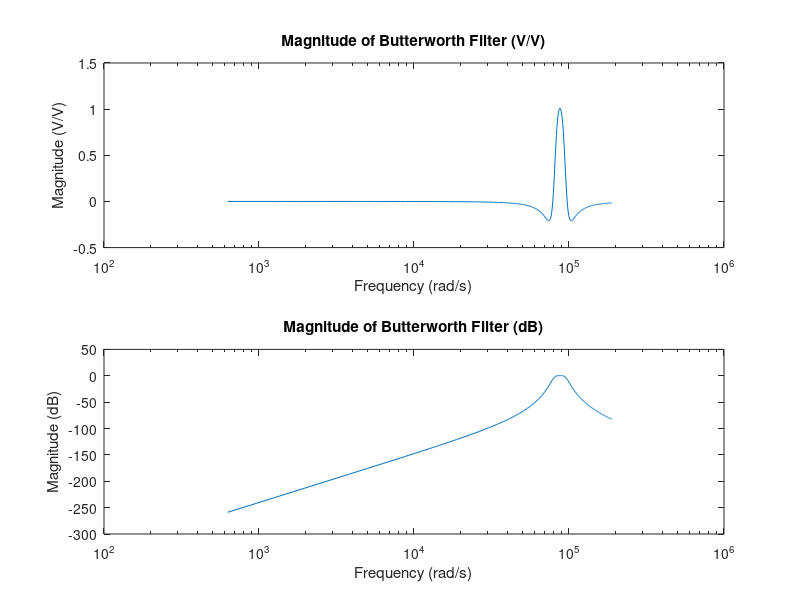

This chart was generated by the following MATLAB code: (Note: this script raises an error after producing the figure.)
%%%%%%%%%%%%%%%%%%%%%%%%%%%%%%%%%%%%%%%%%%%
% Title: Lab2_part2
% Names: Alex Kaiser, Ryan Lenoir, Zach V
% Class: EGR 323
% Description: This part involved using 4 different types of filters,
% butterwroth, chebyshev types 1 and 2, and elliptical, to construct
% data for bandpass filters.  The magnitude of the transfer function
% for each filter was plotted in V/V and dB.  The phase angle was also
% plotted in degress for each filter.
%%%%%%%%%%%%%%%%%%%%%%%%%%%%%%%%%%%%%%%%%%


%%% Frequency variables
w1 = 2*pi*12500;
w2 = 2*pi*15500;

wn = [ w1 w2 ];
w = 0*pi*10000:2*pi*100:2*pi*30000;

%%%%%%%%%%%%%%%%%%%%%% Butterworth %%%%%%%%%%%%%%%%%%%%%%%%%%%%%%%%%%
[b1, a1] = butter(2,wn,'bandpass', 's');
tf(b1,a1);

butter_func = (3.553e08 * (i*w).^2) ./ ((i*w).^4 + (2.666e04 * (i*w).^3) ...
    + (1.565e10 * (i*w).^2) + (2.039e14*(i*w)) + 5.851e19);
db_butter = 20*log(abs(butter_func));

figure(1);
subplot(2,1,1);
semilogx(w,butter_func);
title("Magnitude of Butterworth Filter (V/V)");
xlabel("Frequency (rad/s)");
ylabel("Magnitude (V/V)");
subplot(2,1,2);
semilogx(w,db_butter);
title("Magnitude of Butterworth Filter (dB)");
xlabel("Frequency (rad/s)");
ylabel("Magnitude (dB)");

%%%%%%%%%%%%%%%%%%%%% Cheby1 %%%%%%%%%%%%%%%%%%%%%%%%%%%%%%%%%%%%%%

[ b2, a2 ] = cheby1(2, 2, wn, "bandpass", "s");
tf(b2,a2);

cheby1_func = (2.323e08 * (i*w).^2) ./ (((i*w).^4) + (1.515e04 * (i*w).^3) ...
    + (1.559e10 * (i*w).^2) + (1.159e14 * (i*w)) + 5.851e19);
db_cheby1 = 20*log(abs(cheby1_func));

figure(2);
subplot(2,1,1);
plot(w,cheby1_func);
title("Magnitude of Chebyshev Type 1 Filter (V/V)");
xlabel("Frequency (rad/s)");
ylabel("Magnitude (V/V)");
subplot(2,1,2);
semilogx(w,db_cheby1);
title("Magnitude of Chebyshev Type 1 Filter (dB)");
xlabel("Frequency (rad/s)");
ylabel("Magnitude (dB)");

%%%%%%%%%%%%%%%%%%%%% Cheby2 %%%%%%%%%%%%%%%%%%%%%%%%%%%%%%%%%%%%%%

[ b3, a3 ] = cheby2(2, 30, wn, "bandpass", "s");
tf(b3,a3);

cheby2_func_n = (0.03162*(i*w).^4) - (4.067e-13*(i*w).^3) ...
    + (5.062e08*(i*w).^2) - (0.0003111*(i*w)) + 1.85e18;
cheby2_func_d = (i*w).^4 + (6597*(i*w).^3) + (1.532e10*(i*w).^2) ...
    + (5.046e13*(i*w)) + 5.851e19;
cheby2_func = cheby2_func_n ./ cheby2_func_d;
db_cheby2 = 20*log(abs(cheby2_func));

figure(3);
subplot(2,1,1);
semilogx(w,cheby2_func);
title("Magnitude of Chebyshev Type 2 Filter (V/V)");
xlabel("Frequency (rad/s)");
ylabel("Magnitude (V/V)");
subplot(2,1,2);
semilogx(w,db_cheby2);
title("Magnitude of Chebyshev Type 2 Filter (dB)");
xlabel("Frequency (rad/s)");
ylabel("Magnitude (dB)");

%%%%%%%%%%%%%%%%%%%%% ellip %%%%%%%%%%%%%%%%%%%%%%%%%%%%%%%%%%%%%%

[ b4, a4 ] = ellip(2, 2, 30, wn, "bandpass", "s");
tf(b4,a4);

ellip_func_n = (0.03162*(i*w).^4) + (7.216e08*(i*w).^2) + 1.85e18;
ellip_func_d = (i*w).^4 + (1.484e04*(i*w).^3) + (1.56e10*(i*w).^2)...
    + (1.135e14*(i*w)) + 5.851e19;
ellip_func = ellip_func_n ./ ellip_func_d;
db_ellip = 20*log(abs(ellip_func));

figure(4);
subplot(2,1,1);
semilogx(w,ellip_func);
title("Magnitude of Elliptical Filter (V/V)");
xlabel("Frequency (rad/s)");
ylabel("Magnitude (V/V)");
subplot(2,1,2);
semilogx(w,db_ellip);
title("Magnitude of Elliptical Filter (dB)");
xlabel("Frequency (rad/s)");
ylabel("Magnitude (dB)");

%%%%%%%%%%%%%%%%%% Magnitude and Phase of Frequency Response %%%%%%%%

H1 = freqs(b1,a1,w);    % butterworth
H2 = freqs(b2,a2,w);    % cheby1
H3 = freqs(b3,a3,w);    % cheby2
H4 = freqs(b4,a4,w);    % ellip

angle1 = angle(H1) * 180/pi;
angle2 = angle(H2) * 180/pi;
angle3 = angle(H3) * 180/pi;
angle4 = angle(H4) * 180/pi;

figure(5);
semilogx(w,H1);
hold on
semilogx(w,H2);
hold on
semilogx(w,H3);
hold on
semilogx(w,H4);
hold off
title("Magnitude of Different Filters (V/V)");
xlabel("Frequency (rad/s)");
ylabel("Magnitude (V/V)");
legend("Butterworth", "Chebyshev Type 1", "Chebyshev Type 2",...
    "Elliptical");

figure(6);
semilogx(w, angle1);
hold on
semilogx(w, angle2);
hold on
semilogx(w, angle3);
hold on
semilogx(w, angle4);
title("Phase Angle of Different Filters");
xlabel("Frequency (rad/s)");
ylabel("Phase Angle (degrees)");
legend("Butterworth", "Chebyshev Type 1", "Chebyshev Type 2",...
    "Elliptical");
